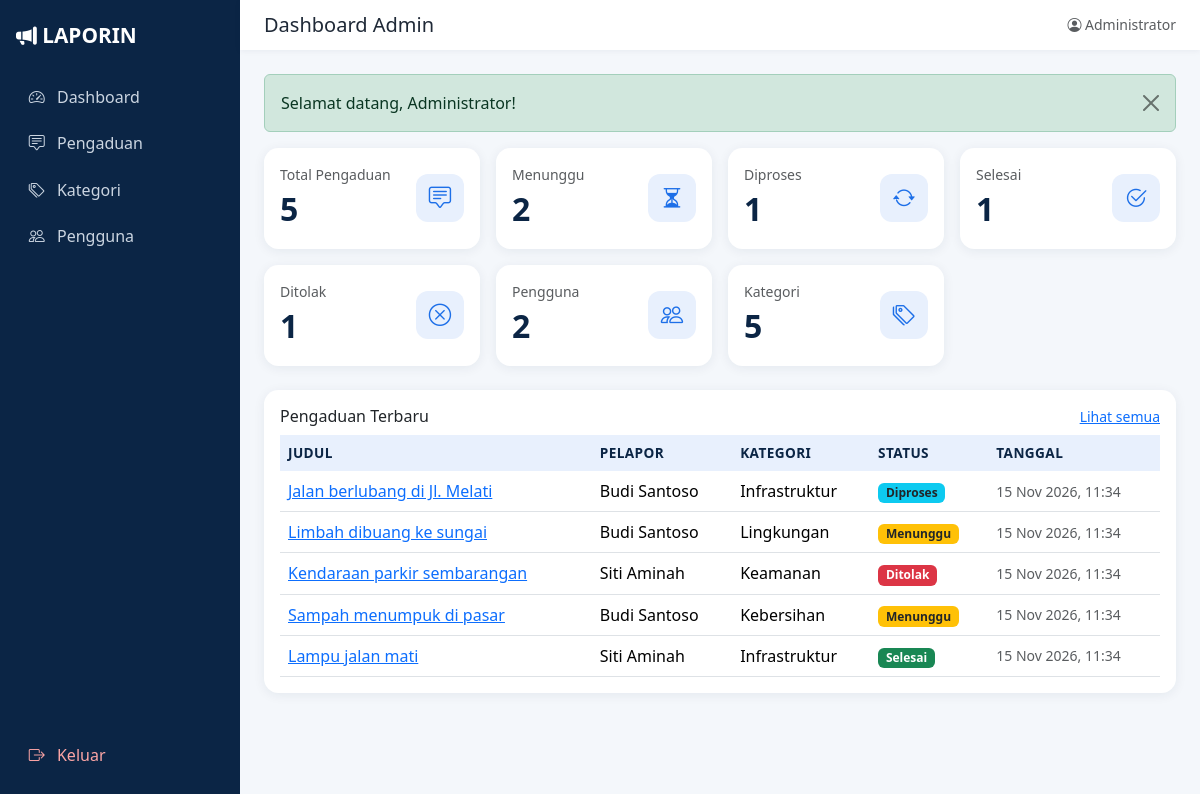
Page /admin/dashboard.php (signed in) on the committed database.
### tables this page shows
CREATE TABLE pengaduan (
    id_pengaduan INT AUTO_INCREMENT PRIMARY KEY,
    id_user      INT NOT NULL,
    id_kategori  INT NOT NULL,
    judul        VARCHAR(150) NOT NULL,
    isi          TEXT NOT NULL,
    foto         VARCHAR(255) NULL,
    status       ENUM('Menunggu','Diproses','Selesai','Ditolak') NOT NULL DEFAULT 'Menunggu',
    tanggapan    TEXT NULL,
    created_at   TIMESTAMP DEFAULT CURRENT_TIMESTAMP,
    updated_at   TIMESTAMP DEFAULT CURRENT_TIMESTAMP ON UPDATE CURRENT_TIMESTAMP,
    CONSTRAINT fk_pengaduan_user     FOREIGN KEY (id_user)     REFERENCES users(id_user)         ON DELETE CASCADE,
    CONSTRAINT fk_pengaduan_kategori FOREIGN KEY (id_kategori) REFERENCES kategori(id_kategori)  ON DELETE RESTRICT
);

CREATE TABLE users (
    id_user    INT AUTO_INCREMENT PRIMARY KEY,
    nama       VARCHAR(100) NOT NULL,
    email      VARCHAR(100) NOT NULL UNIQUE,
    password   VARCHAR(255) NOT NULL,
    role       ENUM('admin','masyarakat') NOT NULL DEFAULT 'masyarakat',
    created_at TIMESTAMP DEFAULT CURRENT_TIMESTAMP
);

CREATE TABLE kategori (
    id_kategori   INT AUTO_INCREMENT PRIMARY KEY,
    nama_kategori VARCHAR(100) NOT NULL UNIQUE,
    deskripsi     VARCHAR(255) NULL
);

### admin/dashboard.php (the view, shortened to what this page needs)
<?php
require_once __DIR__ . '/../includes/auth.php';
$total     = ambil_angka($koneksi, "SELECT COUNT(*) FROM pengaduan");
$jml_user  = ambil_angka($koneksi, "SELECT COUNT(*) FROM users WHERE role='masyarakat'");
$jml_kat   = ambil_angka($koneksi, "SELECT COUNT(*) FROM kategori");
$per_status = [];
foreach (STATUS_LIST as $s) {
    $per_status[$s] = ambil_angka($koneksi, "SELECT COUNT(*) FROM pengaduan WHERE status='$s'");
}
$terbaru = mysqli_query($koneksi, "SELECT p.id_pengaduan, p.judul, p.status, p.created_at, u.nama, k.nama_kategori
    FROM pengaduan p
    JOIN users u ON p.id_user = u.id_user
    JOIN kategori k ON p.id_kategori = k.id_kategori
    ORDER BY p.created_at DESC LIMIT 5");
$cards = [
    ['Total Pengaduan', $total, 'bi-chat-square-text'],
    ['Menunggu', $per_status['Menunggu'], 'bi-hourglass-split'],
    ['Diproses', $per_status['Diproses'], 'bi-arrow-repeat'],
    ['Selesai', $per_status['Selesai'], 'bi-check2-circle'],
    ['Ditolak', $per_status['Ditolak'], 'bi-x-circle'],
    ['Pengguna', $jml_user, 'bi-people'],
    ['Kategori', $jml_kat, 'bi-tags'],
];
$judul = 'Dashboard Admin'; $layout = 'admin';
include __DIR__ . '/../includes/header.php';
?>
<div class="row g-3 mb-4">
    <?php foreach ($cards as $c): ?>
    <div class="col-6 col-md-4 col-xl-3">
        <div class="card stat-card p-3">
            <div class="d-flex justify-content-between align-items-center">
                <div><div class="text-muted small"><?= e($c[0]) ?></div><div class="angka"><?= $c[1] ?></div></div>
                <div class="ikon"><i class="bi <?= $c[2] ?>"></i></div>
            </div>
        </div>
    </div>
    <?php endforeach; ?>
</div>
<div class="card p-3">
    <div class="d-flex justify-content-between align-items-center mb-2">
        <h2 class="h6 mb-0">Pengaduan Terbaru</h2>
        <a href="<?= BASE_URL ?>/admin/pengaduan/index.php" class="small">Lihat semua</a>
    </div>
    <div class="table-responsive">
        <table class="table mb-0">
            <thead><tr><th>Judul</th><th>Pelapor</th><th>Kategori</th><th>Status</th><th>Tanggal</th></tr></thead>
            <tbody>
            <?php while ($r = mysqli_fetch_assoc($terbaru)): ?>
                <tr>
                    <td><a href="<?= BASE_URL ?>/admin/pengaduan/detail.php?id=<?= $r['id_pengaduan'] ?>"><?= e($r['judul']) ?></a></td>
                    <td><?= e($r['nama']) ?></td>
                    <td><?= e($r['nama_kategori']) ?></td>
                    <td><?= badge_status($r['status']) ?></td>
                    <td class="small text-muted"><?= tgl($r['created_at']) ?></td>
                </tr>
            <?php endwhile; ?>
            </tbody>
        </table>
    </div>
</div>
<?php include __DIR__ . '/../includes/footer.php'; ?>

### includes/header.php (shortened to what this page needs)
<?php
$layout = $layout ?? 'public';
$judul  = $judul ?? 'LAPORIN';
?>
<!DOCTYPE html>
<html lang="id">
<head>
    <link href="https://cdn.jsdelivr.net/npm/bootstrap@5.3.3/dist/css/bootstrap.min.css" rel="stylesheet">
    <link href="https://cdn.jsdelivr.net/npm/bootstrap-icons@1.11.3/font/bootstrap-icons.min.css" rel="stylesheet">
    <link href="<?= BASE_URL ?>/assets/css/style.css" rel="stylesheet">
</head>
<body>
<?php if ($layout === 'admin'): ?>
<div class="admin-wrap">
    <aside id="sidebarMenu" class="sidebar collapse d-lg-flex flex-column">
        <a class="sidebar-brand" href="<?= BASE_URL ?>/admin/dashboard.php"><i class="bi bi-megaphone-fill"></i> LAPORIN</a>
        <nav class="nav flex-column">
            <a class="nav-link" href="<?= BASE_URL ?>/admin/dashboard.php"><i class="bi bi-speedometer2"></i> Dashboard</a>
            <a class="nav-link" href="<?= BASE_URL ?>/admin/pengaduan/index.php"><i class="bi bi-chat-square-text"></i> Pengaduan</a>
            <a class="nav-link" href="<?= BASE_URL ?>/admin/kategori/index.php"><i class="bi bi-tags"></i> Kategori</a>
            <a class="nav-link" href="<?= BASE_URL ?>/admin/pengguna/index.php"><i class="bi bi-people"></i> Pengguna</a>
        </nav>
        <a class="nav-link logout mt-auto" href="<?= BASE_URL ?>/logout.php"><i class="bi bi-box-arrow-right"></i> Keluar</a>
    </aside>
    <main class="admin-main">
        <div class="topbar">
            <h1 class="h5 mb-0"><?= e($judul) ?></h1>
            <span class="ms-auto text-muted small"><i class="bi bi-person-circle"></i> <?= e($_SESSION['nama'] ?? '') ?></span>
        </div>
        <div class="content">
<?php endif; ?>
<?php tampil_flash(); ?>

### includes/fungsi.php (shortened to what this page needs)
<?php
function e($teks) {
    return htmlspecialchars((string)$teks, ENT_QUOTES, 'UTF-8');
}
function tampil_flash() {
    $f = $_SESSION['flash'];
    $kelas = ($f['tipe'] === 'sukses') ? 'success' : 'danger';
    echo '<div class="alert alert-' . $kelas . ' alert-dismissible fade show" role="alert">'
       . e($f['pesan'])
       . '<button type="button" class="btn-close" data-bs-dismiss="alert"></button></div>';
}
function badge_status($status) {
    $map = ['Menunggu' => 'warning text-dark', 'Diproses' => 'info text-dark',
            'Selesai' => 'success', 'Ditolak' => 'danger'];
    $kelas = $map[$status] ?? 'secondary';
    return '<span class="badge bg-' . $kelas . '">' . e($status) . '</span>';
}
function tgl($waktu) {
    return date('d M Y, H:i', strtotime($waktu));
}
function ambil_angka($koneksi, $sql) {
    $r = mysqli_query($koneksi, $sql);
    $baris = mysqli_fetch_row($r);
    return (int)$baris[0];
}

### includes/footer.php (shortened to what this page needs)
<?php if (($layout ?? 'public') === 'admin'): ?>
        </div>
    </main>
</div>
<?php endif; ?>
</body>
</html>

### assets/css/style.css (style rules this page uses)
:root { --navy: #0b2545; --navy-2: #13315c; --blue: #1d6fe8; --blue-soft: #e8f0fd; --bg: #f4f7fb; }
body { background: var(--bg); color: #1f2937; font-family: 'Segoe UI', system-ui, -apple-system, sans-serif; }
.card { border: 0; border-radius: .9rem; box-shadow: 0 2px 12px rgba(11,37,69,.07); }
.stat-card .angka { font-size: 2rem; font-weight: 700; color: var(--navy); }
.stat-card .ikon { width: 48px; height: 48px; display: grid; place-items: center; border-radius: 12px; background: var(--blue-soft); color: var(--blue); font-size: 1.4rem; }
.table thead th { background: var(--blue-soft); color: var(--navy); border: 0; font-size: .85rem; text-transform: uppercase; letter-spacing: .03em; }
.table td { vertical-align: middle; }
.admin-wrap { display: flex; min-height: 100vh; }
.sidebar { width: 240px; flex-shrink: 0; background: var(--navy); padding: 1.25rem 1rem; }
.sidebar-brand { color: #fff; font-weight: 700; font-size: 1.3rem; text-decoration: none; display: block; margin-bottom: 1.5rem; }
.sidebar .nav-link { color: #cbd5e1; border-radius: .5rem; padding: .6rem .8rem; margin-bottom: .2rem; }
.sidebar .nav-link i { margin-right: .5rem; }
.sidebar .logout { color: #fca5a5; }
.admin-main { flex: 1; min-width: 0; }
.topbar { background: #fff; padding: .8rem 1.5rem; display: flex; align-items: center; gap: .75rem; box-shadow: 0 1px 6px rgba(11,37,69,.06); }
.content { padding: 1.5rem; }

### rows in the picture
pengaduan: judul "Jalan berlubang di Jl. Melati", id_user.nama "Budi Santoso", id_kategori.nama_kategori "Infrastruktur", status "Diproses", created_at "15 Nov 2026, 11:34"
pengaduan: judul "Limbah dibuang ke sungai", id_user.nama "Budi Santoso", id_kategori.nama_kategori "Lingkungan", status "Menunggu", created_at "15 Nov 2026, 11:34"
pengaduan: judul "Kendaraan parkir sembarangan", id_user.nama "Siti Aminah", id_kategori.nama_kategori "Keamanan", status "Ditolak", created_at "15 Nov 2026, 11:34"
pengaduan: judul "Sampah menumpuk di pasar", id_user.nama "Budi Santoso", id_kategori.nama_kategori "Kebersihan", status "Menunggu", created_at "15 Nov 2026, 11:34"
pengaduan: judul "Lampu jalan mati", id_user.nama "Siti Aminah", id_kategori.nama_kategori "Infrastruktur", status "Selesai", created_at "15 Nov 2026, 11:34"

### other values in the picture
$judul "Dashboard Admin"
$_SESSION['nama'] "Administrator"
$f['pesan'] "Selamat datang, Administrator!"
$c[0] "Total Pengaduan"
$c[1] "5"
$c[0] "Menunggu"
$c[1] "2"
$c[0] "Diproses"
$c[1] "1"
$c[0] "Selesai"
$c[0] "Ditolak"
$c[0] "Pengguna"
$c[0] "Kategori"
